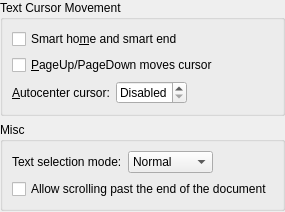
<?xml version="1.0" encoding="UTF-8"?>
<ui version="4.0">
 <class>NavigationConfigWidget</class>
 <widget class="QWidget" name="NavigationConfigWidget">
  <layout class="QVBoxLayout">
   <property name="margin">
    <number>0</number>
   </property>
   <item>
    <widget class="QGroupBox" name="gbCursorMovement">
     <property name="title">
      <string>Text Cursor Movement</string>
     </property>
     <layout class="QVBoxLayout">
      <item>
       <widget class="QCheckBox" name="chkSmartHome">
        <property name="whatsThis">
         <string>When selected, pressing the home key will cause the cursor to skip whitespace and go to the start of a line's text. The same applies for the end key.</string>
        </property>
        <property name="text">
         <string>Smart ho&amp;me and smart end</string>
        </property>
       </widget>
      </item>
      <item>
       <widget class="QCheckBox" name="chkPagingMovesCursor">
        <property name="whatsThis">
         <string>Selects whether the PageUp and PageDown keys should alter the vertical position of the cursor relative to the top of the view.</string>
        </property>
        <property name="text">
         <string>&amp;PageUp/PageDown moves cursor</string>
        </property>
       </widget>
      </item>
      <item>
       <layout class="QHBoxLayout">
        <property name="margin">
         <number>0</number>
        </property>
        <item>
         <widget class="QLabel" name="lblAutoCenterCursor">
          <property name="text">
           <string>&amp;Autocenter cursor:</string>
          </property>
          <property name="buddy">
           <cstring>sbAutoCenterCursor</cstring>
          </property>
         </widget>
        </item>
        <item>
         <widget class="QSpinBox" name="sbAutoCenterCursor">
          <property name="whatsThis">
           <string>Sets the number of lines to maintain visible above and below the cursor when possible.</string>
          </property>
          <property name="specialValueText">
           <string>Disabled</string>
          </property>
          <property name="suffix">
           <string> lines</string>
          </property>
         </widget>
        </item>
        <item>
         <spacer>
          <property name="orientation">
           <enum>Qt::Horizontal</enum>
          </property>
          <property name="sizeHint" stdset="0">
           <size>
            <width>1</width>
            <height>0</height>
           </size>
          </property>
         </spacer>
        </item>
       </layout>
      </item>
     </layout>
    </widget>
   </item>
   <item>
    <widget class="QGroupBox" name="cbNavigationMisc">
     <property name="title">
      <string>Misc</string>
     </property>
     <layout class="QVBoxLayout">
      <item>
       <layout class="QHBoxLayout" name="horizontalLayout">
        <item>
         <widget class="QLabel" name="lblTextSelectionMode">
          <property name="text">
           <string>Text selection mode:</string>
          </property>
          <property name="buddy">
           <cstring>cbTextSelectionMode</cstring>
          </property>
         </widget>
        </item>
        <item>
         <widget class="QComboBox" name="cbTextSelectionMode">
          <item>
           <property name="text">
            <string>Normal</string>
           </property>
          </item>
          <item>
           <property name="text">
            <string>Persistent</string>
           </property>
          </item>
         </widget>
        </item>
        <item>
         <spacer name="horizontalSpacer">
          <property name="orientation">
           <enum>Qt::Horizontal</enum>
          </property>
          <property name="sizeHint" stdset="0">
           <size>
            <width>40</width>
            <height>20</height>
           </size>
          </property>
         </spacer>
        </item>
       </layout>
      </item>
      <item>
       <widget class="QCheckBox" name="chkScrollPastEnd">
        <property name="text">
         <string>Allow scrolling past the end of the document</string>
        </property>
       </widget>
      </item>
     </layout>
    </widget>
   </item>
   <item>
    <spacer>
     <property name="orientation">
      <enum>Qt::Vertical</enum>
     </property>
     <property name="sizeHint" stdset="0">
      <size>
       <width>0</width>
       <height>1</height>
      </size>
     </property>
    </spacer>
   </item>
  </layout>
 </widget>
 <resources/>
 <connections/>
</ui>
